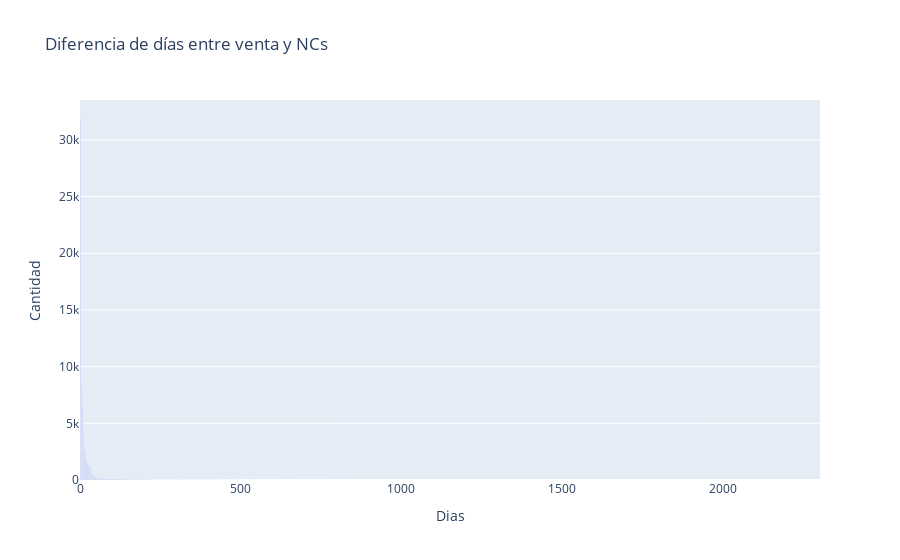

Notebook cell for this chart:
### Code cell
dias_graf = px.bar(diferencia_dias, x="dif_dias", y="Cautoriza",title = "Diferencia de días entre venta y NCs",labels={"Cautoriza":"Cantidad","dif_dias":"Dias"})
dias_graf.update_layout(xaxis_categoryorder = 'total descending')
dias_graf.show()

### Figure 1 — Plotly figure (JSON) as saved in the notebook; plotly's stock layout.template omitted (floating-point values rounded to 4 significant figures; data arrays with more than 128 entries replaced by an {"elided": "..."} marker saying what was removed)
{"data": [{"alignmentgroup": "True", "hovertemplate": "Dias=%{x}<br>Cantidad=%{y}<extra></extra>", "legendgroup": "", "marker": {"color": "#636efa", "pattern": {"shape": ""}}, "name": "", "offsetgroup": "", "orientation": "v", "showlegend": false, "textposition": "auto", "type": "bar", "x": {"elided": "668 int values"}, "xaxis": "x", "y": {"elided": "668 int values"}, "yaxis": "y"}], "layout": {"barmode": "relative", "legend": {"tracegroupgap": 0}, "title": {"text": "Diferencia de días entre venta y NCs"}, "xaxis": {"anchor": "y", "categoryorder": "total descending", "domain": [0, 1], "title": {"text": "Dias"}}, "yaxis": {"anchor": "x", "domain": [0, 1], "title": {"text": "Cantidad"}}}}
